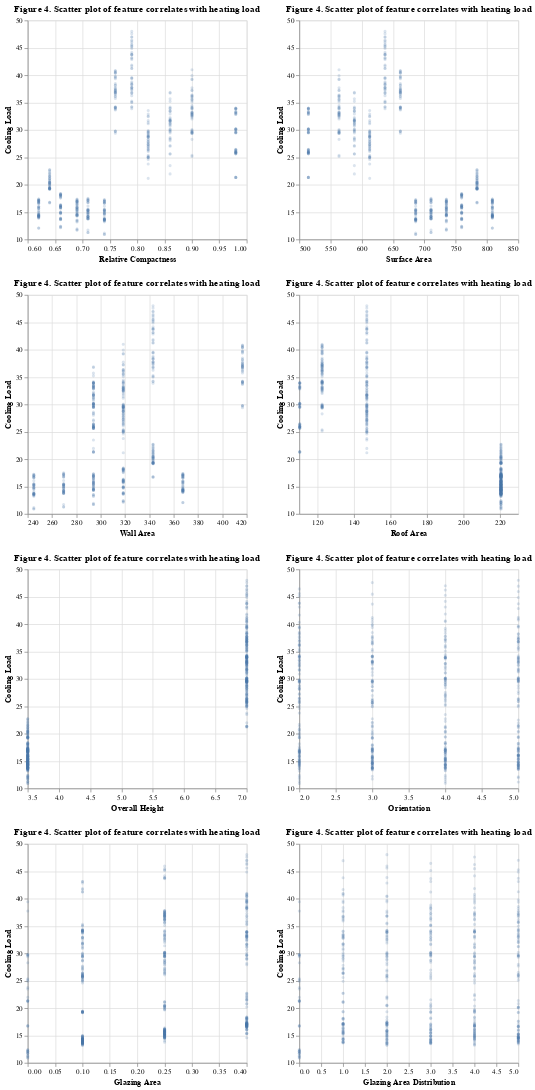

Notebook source saved alongside this figure:
### Code cell
scatter2 = alt.Chart(train_df,
                    title = 'Figure 4. Scatter plot of feature correlates with heating load').mark_point(opacity = 0.2,
                                       size = 5).encode(
    alt.X (alt.repeat(),
           type = 'quantitative',
           scale = alt.Scale(zero = False)),
    alt.Y('Cooling Load',
          scale = alt.Scale(zero = False))
    ).properties(
    width = 300,
    height = 300
    ).repeat(
    repeat = feats,
        columns = 2
    )
scatter2

### Figure 1 — Vega-Lite specification as saved in the notebook (floating-point values rounded to 4 significant figures; data arrays with more than 128 entries replaced by an {"elided": "..."} marker saying what was removed)
{"$schema": "https://vega.github.io/schema/vega-lite/v4.17.0.json", "columns": 2, "config": {"view": {"continuousHeight": 300, "continuousWidth": 400}}, "datasets": {"data-690a866ea37a34bf4e5816fdd2ab4c1b": {"elided": "537 records"}}, "repeat": ["Relative Compactness", "Surface Area", "Wall Area", "Roof Area", "Overall Height", "Orientation", "Glazing Area", "Glazing Area Distribution"], "spec": {"data": {"name": "data-690a866ea37a34bf4e5816fdd2ab4c1b"}, "encoding": {"x": {"field": {"repeat": "repeat"}, "scale": {"zero": false}, "type": "quantitative"}, "y": {"field": "Cooling Load", "scale": {"zero": false}, "type": "quantitative"}}, "height": 300, "mark": {"opacity": 0.2, "size": 5, "type": "point"}, "title": "Figure 4. Scatter plot of feature correlates with heating load", "width": 300}}
